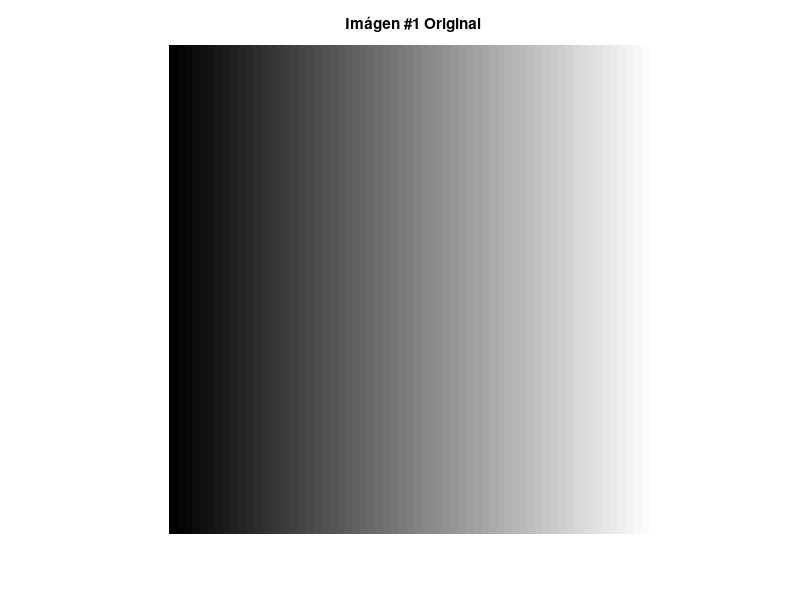

This figure's MATLAB source: (Note: this script raises an error after producing the figure.)

zx = 0:(pi+pi)/256: 2*pi;
zy = 0:(pi+pi)/256: 2*pi;

%Crear la matriz de complejos
[xgrid,ygrid] = meshgrid(zx,zy);
Zcomplejos = xgrid + ygrid*1i;

%Matriz con los colores vacios
colores = zeros(length(Zcomplejos));

%Rellenar la matriz
col = 0;
for yy = 1:length(ygrid) 
    for xx = 1:length(xgrid)
        colores(xx,yy) = col; 
    end
    col = col+1;
end

figure
img = uint8(colores); % Convertimos cada entrada de la matríz en un byte
imshow(img) % Se muestra la imagen.
title("Imágen #1 Original")


%Transformacion
Trans = exp(Zcomplejos);
trans2= Zcomplejos.^3;
rt = real(Trans);
it = imag(Trans);
rt2 = real(Trans2);
it2 = imag(Trans2);

real_reshape = reshape(rt,1,[]);
imag_reshape = reshape(it,1,[]);
color_reshape = reshape(colores,1,[]);

real_reshape2 = reshape(rt,1,[]);
imag_reshape2 = reshape(it,1,[]);
color_reshape2 = reshape(colores,1,[]);


figure
scatter(real_reshape,imag_reshape,10,color_reshape,'filled')
title('Imagen 1 transformada')
colormap('gray')
shading interp

figure
scatter(real_reshape2,imag_reshape2,10,color_reshape2,'filled')
title('Imagen 1 transformada')
colormap('gray')
shading interp
%Segunda imagen

M1=imread('img1.jpg');
figure
imagesc(M1)
title("Imágen #2 Original")
colormap gray

%Crear la matriz de complejos
[sm1,sn1] = size(M1);
zx=linspace(-2*pi,2*pi,sm1);
zy=linspace(-2*pi,2*pi,sn1);
[x1,y1] = meshgrid(zx,zy);
Zcomplejos = x1+y1*1i;

%Funcion de la transformacion
f1 = @(z) z.^3;
f2 = @(z) exp(z);

%Creando la matriz transformada
transformacion1 = f1(Zcomplejos);
transformacion2 = f2(Zcomplejos);

%Parte real y imaginaria de la transformacion
realt1 = real(transformacion1);
imgt1 = imag(transformacion1);
realt2 = real(transformacion2);
imgt2 = imag(transformacion2);

%Pasando las matrices a vectores
xt1 = reshape(realt1,1,[]);
yt1 = reshape(imgt1,1,[]);
xt2 = reshape(realt2,1,[]);
yt2 = reshape(imgt2,1,[]);
colores = reshape(M1,1,[]);

%Grafica Transformacion
figure
scatter(xt1,yt1,20,colores,'filled')
title("Imágen #2 Transformada")
colormap gray

figure
scatter(xt2,yt2,20,colores,'filled')
title("Imágen #2 Transformada")
colormap gray